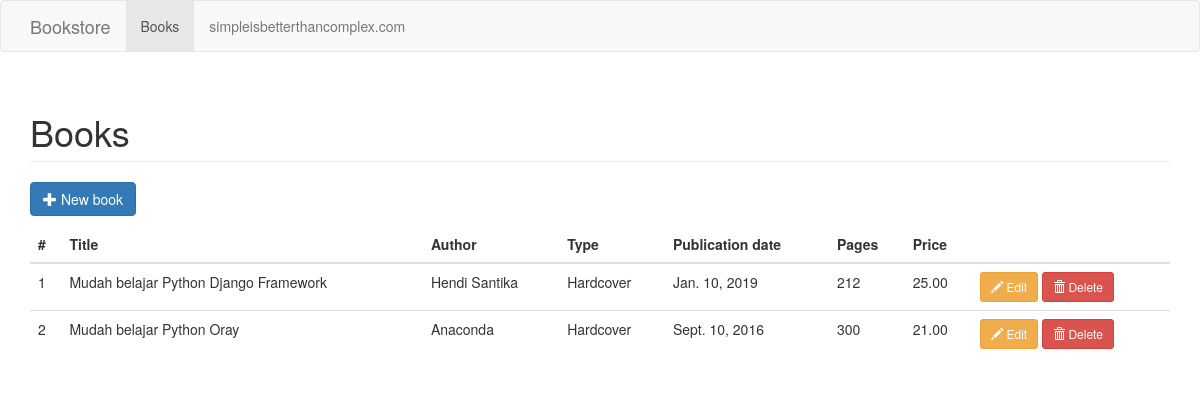
The page /books/ on the database its author committed.
### books/models.py (models this page shows)
class Book(models.Model):
    HARDCOVER = 1
    PAPERBACK = 2
    EBOOK = 3
    BOOK_TYPES = (
        (HARDCOVER, 'Hardcover'),
        (PAPERBACK, 'Paperback'),
        (EBOOK, 'E-book'),
    )
    title = models.CharField(max_length=50)
    publication_date = models.DateField(null=True)
    author = models.CharField(max_length=30, blank=True)
    price = models.DecimalField(max_digits=5, decimal_places=2)
    pages = models.IntegerField(blank=True, null=True)
    book_type = models.PositiveSmallIntegerField(choices=BOOK_TYPES)

### books/views.py (the view)
# urls.py: url(r'^books/$', views.book_list, name='book_list'),
def book_list(request):
    books = Book.objects.all()
    return render(request, 'books/book_list.html', {'books': books})

### books/templates/books/book_list.html (shortened to what this page needs)
{% extends 'base.html' %}
{% load static %}
{% block content %}
    <h1 class="page-header">Books</h1>
    <p>
        <button type="button" class="btn btn-primary js-create-book" data-url="{% url 'book_create' %}">
            <span class="glyphicon glyphicon-plus"></span>
            New book
        </button>
    </p>
    <table class="table" id="book-table">
        <thead>
        <tr>
            <th>#</th>
            <th>Title</th>
            <th>Author</th>
            <th>Type</th>
            <th>Publication date</th>
            <th>Pages</th>
            <th>Price</th>
            <th></th>
        </tr>
        </thead>
        <tbody>
        {% include 'books/includes/partial_book_list.html' %}
        </tbody>
    </table>
{% endblock %}

### templates/base.html (shortened to what this page needs)
{% load static %}<!DOCTYPE html>
<html lang="en">
<head>
    <link href="{% static 'css/bootstrap.min.css' %}" rel="stylesheet">
</head>
<body>
{% include 'includes/header.html' %}
<div class="container">
    {% block content %}
    {% endblock %}
</div>
</body>
</html>

### templates/includes/header.html (shortened to what this page needs)
<nav class="navbar navbar-default">
    <div class="container">
        <div class="navbar-header">
            <a class="navbar-brand" href="{% url 'home' %}">Bookstore</a>
        </div>
        <div class="collapse navbar-collapse" id="main-menu">
            <ul class="nav navbar-nav">
                <li{% if request.path == '/books/' %} class="active"{% endif %}>
                    <a href="{% url 'book_list' %}">Books</a>
                </li>
                <li><a href="https://simpleisbetterthancomplex.com">simpleisbetterthancomplex.com</a></li>
            </ul>
        </div>
    </div>
</nav>

### books/templates/books/includes/partial_book_list.html
{% for book in books %}
    <tr>
        <td>{{ book.id }}</td>
        <td>{{ book.title }}</td>
        <td>{{ book.author }}</td>
        <td>{{ book.get_book_type_display }}</td>
        <td>{{ book.publication_date }}</td>
        <td>{{ book.pages }}</td>
        <td>{{ book.price }}</td>
        <td>
            <button type="button"
                    class="btn btn-warning btn-sm js-update-book"
                    data-url="{% url 'book_update' book.id %}">
                <span class="glyphicon glyphicon-pencil"></span> Edit
            </button>
            <button type="button"
                    class="btn btn-danger btn-sm js-delete-book"
                    data-url="{% url 'book_delete' book.id %}">
                <span class="glyphicon glyphicon-trash"></span> Delete
            </button>
        </td>
    </tr>
{% empty %}
    <tr>
        <td colspan="8" class="text-center bg-warning">No book</td>
    </tr>
{% endfor %}

### rows shown on the page
Book: id "1", title "Mudah belajar Python Django Framework", author "Hendi Santika", book_type "Hardcover", publication_date "Jan. 10, 2019", pages "212", price "25.00"
Book: id "2", title "Mudah belajar Python Oray", author "Anaconda", book_type "Hardcover", publication_date "Sept. 10, 2016", pages "300", price "21.00"
